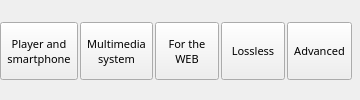
        <widget class="QWidget" name="TabRender">
         <property name="font">
          <font>
           <family>Sans Serif</family>
           <pointsize>8</pointsize>
          </font>
         </property>
         <attribute name="title">
          <string>Render video</string>
         </attribute>
         <layout class="QHBoxLayout" name="horizontalLayout_5">
          <property name="spacing">
           <number>2</number>
          </property>
          <property name="margin">
           <number>0</number>
          </property>
          <item>
           <widget class="QToolButton" name="ActionSmartphone_BT">
            <property name="sizePolicy">
             <sizepolicy hsizetype="Fixed" vsizetype="Fixed">
              <horstretch>0</horstretch>
              <verstretch>0</verstretch>
             </sizepolicy>
            </property>
            <property name="minimumSize">
             <size>
              <width>64</width>
              <height>58</height>
             </size>
            </property>
            <property name="maximumSize">
             <size>
              <width>16777215</width>
              <height>56</height>
             </size>
            </property>
            <property name="font">
             <font>
              <family>Sans Serif</family>
              <pointsize>8</pointsize>
             </font>
            </property>
            <property name="text">
             <string>Player and
smartphone</string>
            </property>
            <property name="icon">
             <iconset>
              <normaloff>:/img/Smartphone.png</normaloff>:/img/Smartphone.png</iconset>
            </property>
            <property name="iconSize">
             <size>
              <width>24</width>
              <height>24</height>
             </size>
            </property>
            <property name="toolButtonStyle">
             <enum>Qt::ToolButtonTextUnderIcon</enum>
            </property>
           </widget>
          </item>
          <item>
           <widget class="QToolButton" name="ActionMultimedia_BT">
            <property name="sizePolicy">
             <sizepolicy hsizetype="Fixed" vsizetype="Fixed">
              <horstretch>0</horstretch>
              <verstretch>0</verstretch>
             </sizepolicy>
            </property>
            <property name="minimumSize">
             <size>
              <width>64</width>
              <height>58</height>
             </size>
            </property>
            <property name="maximumSize">
             <size>
              <width>16777215</width>
              <height>56</height>
             </size>
            </property>
            <property name="font">
             <font>
              <family>Sans Serif</family>
              <pointsize>8</pointsize>
             </font>
            </property>
            <property name="text">
             <string>Multimedia
system</string>
            </property>
            <property name="icon">
             <iconset>
              <normaloff>:/img/tv.png</normaloff>:/img/tv.png</iconset>
            </property>
            <property name="iconSize">
             <size>
              <width>24</width>
              <height>24</height>
             </size>
            </property>
            <property name="toolButtonStyle">
             <enum>Qt::ToolButtonTextUnderIcon</enum>
            </property>
           </widget>
          </item>
          <item>
           <widget class="QToolButton" name="ActionForTheWEB_BT">
            <property name="minimumSize">
             <size>
              <width>64</width>
              <height>58</height>
             </size>
            </property>
            <property name="maximumSize">
             <size>
              <width>16777215</width>
              <height>56</height>
             </size>
            </property>
            <property name="font">
             <font>
              <family>Sans Serif</family>
              <pointsize>8</pointsize>
             </font>
            </property>
            <property name="text">
             <string>For the
WEB</string>
            </property>
            <property name="icon">
             <iconset>
              <normaloff>:/img/Internet.png</normaloff>:/img/Internet.png</iconset>
            </property>
            <property name="iconSize">
             <size>
              <width>24</width>
              <height>24</height>
             </size>
            </property>
            <property name="toolButtonStyle">
             <enum>Qt::ToolButtonTextUnderIcon</enum>
            </property>
           </widget>
          </item>
          <item>
           <widget class="QToolButton" name="ActionLossLess_BT">
            <property name="minimumSize">
             <size>
              <width>64</width>
              <height>58</height>
             </size>
            </property>
            <property name="maximumSize">
             <size>
              <width>16777215</width>
              <height>56</height>
             </size>
            </property>
            <property name="font">
             <font>
              <family>Sans Serif</family>
              <pointsize>8</pointsize>
             </font>
            </property>
            <property name="text">
             <string>Lossless</string>
            </property>
            <property name="icon">
             <iconset>
              <normaloff>:/img/Lossless.png</normaloff>:/img/Lossless.png</iconset>
            </property>
            <property name="iconSize">
             <size>
              <width>24</width>
              <height>24</height>
             </size>
            </property>
            <property name="toolButtonStyle">
             <enum>Qt::ToolButtonTextUnderIcon</enum>
            </property>
           </widget>
          </item>
          <item>
           <widget class="QToolButton" name="ActionRender_BT">
            <property name="sizePolicy">
             <sizepolicy hsizetype="Fixed" vsizetype="Fixed">
              <horstretch>0</horstretch>
              <verstretch>0</verstretch>
             </sizepolicy>
            </property>
            <property name="minimumSize">
             <size>
              <width>64</width>
              <height>58</height>
             </size>
            </property>
            <property name="maximumSize">
             <size>
              <width>16777215</width>
              <height>56</height>
             </size>
            </property>
            <property name="font">
             <font>
              <family>Sans Serif</family>
              <pointsize>8</pointsize>
             </font>
            </property>
            <property name="toolTip">
             <string>Render project as a video</string>
            </property>
            <property name="text">
             <string>Advanced</string>
            </property>
            <property name="icon">
             <iconset>
              <normaloff>:/img/render.png</normaloff>:/img/render.png</iconset>
            </property>
            <property name="iconSize">
             <size>
              <width>24</width>
              <height>24</height>
             </size>
            </property>
            <property name="toolButtonStyle">
             <enum>Qt::ToolButtonTextUnderIcon</enum>
            </property>
           </widget>
          </item>
          <item>
           <widget class="QLabel" name="label_3">
            <property name="text">
             <string notr="true"/>
            </property>
           </widget>
          </item>
         </layout>
        </widget>
